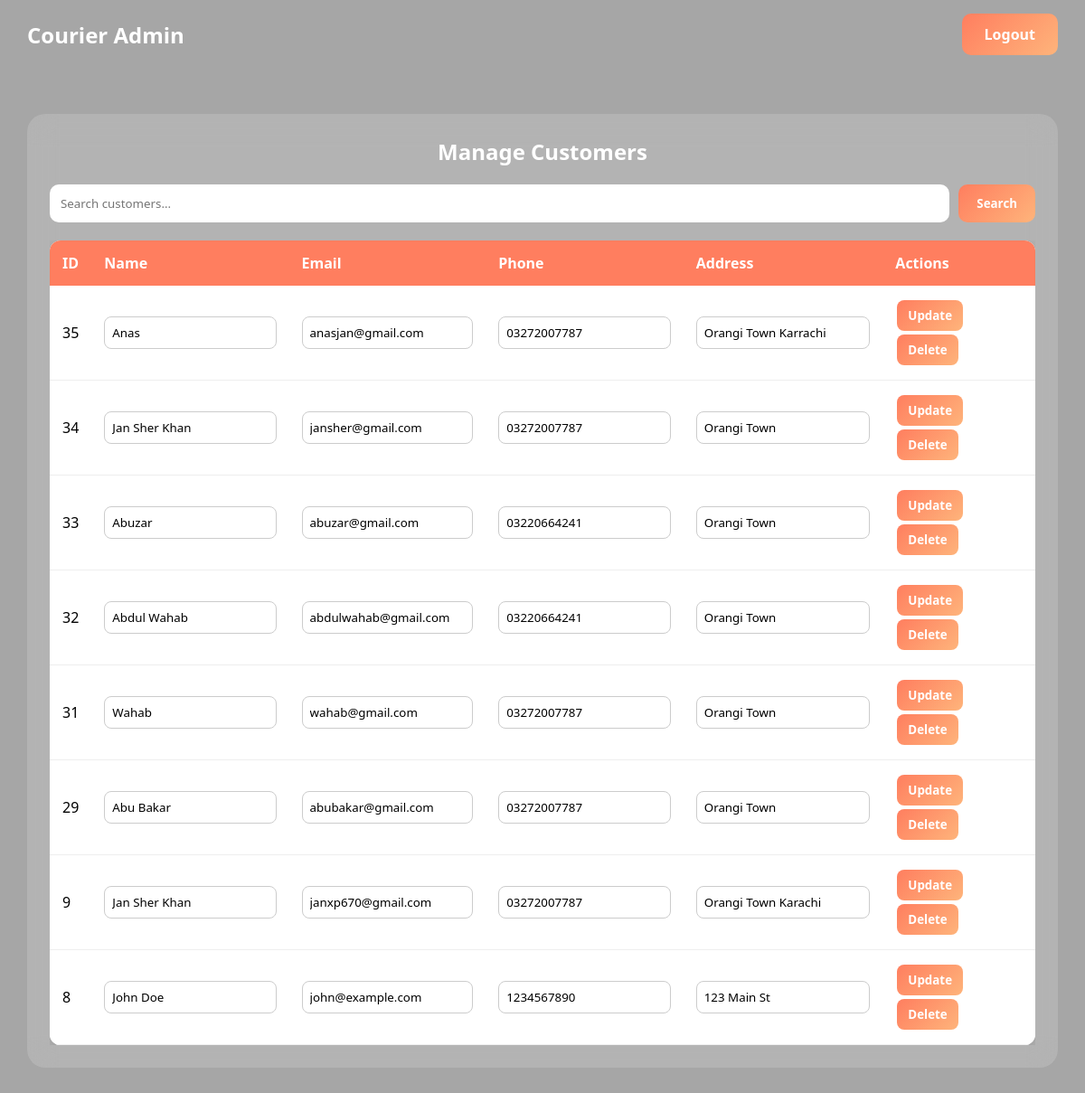
/admin/manage_customers.php (signed in), run on the app's committed database.
### tables this page shows
CREATE TABLE `customers` (
  `customer_id` int(11) NOT NULL,
  `name` varchar(100) NOT NULL,
  `email` varchar(100) DEFAULT NULL,
  `phone` varchar(20) DEFAULT NULL,
  `address` varchar(255) DEFAULT NULL,
  `created_at` timestamp NOT NULL DEFAULT current_timestamp()
);

### admin/manage_customers.php (the view, shortened to what this page needs)
<?php
include('../includes/db.php');
$search = trim($_GET['search'] ?? '');
if ($search !== '') {
    $stmt = $conn->prepare("SELECT * FROM customers WHERE name LIKE ? OR email LIKE ? OR phone LIKE ? ORDER BY customer_id DESC");
    $like = "%$search%";
    $stmt->bind_param("sss", $like, $like, $like);
    $stmt->execute();
    $result = $stmt->get_result();
} else {
    $result = $conn->query("SELECT * FROM customers ORDER BY customer_id DESC");
}
$customers=[];
if($result) while($row=$result->fetch_assoc()) $customers[]=$row;
?>
<!DOCTYPE html>
<html lang="en">
<head>
</head>
<body>
<div class="navbar">
<div class="logo">Courier Admin</div>
<a href="../logout.php" class="logout">Logout</a>
</div>
<div class="container">
<h2 style="text-align:center;margin-bottom:20px;">Manage Customers</h2>
<form method="GET" class="search-box">
<input type="text" name="search" placeholder="Search customers..." value="<?= htmlspecialchars($search) ?>">
<button type="submit">Search</button>
</form>
<div class="table-wrapper">
<table>
<thead>
<tr>
<th>ID</th>
<th>Name</th>
<th>Email</th>
<th>Phone</th>
<th>Address</th>
<th>Actions</th>
</tr>
</thead>
<tbody>
<?php if(count($customers)>0): ?>
<?php foreach($customers as $c): ?>
<tr>
<td data-label="ID"><?= $c['customer_id'] ?></td>
<td data-label="Name"><input id="name-<?= $c['customer_id'] ?>" value="<?= htmlspecialchars($c['name']) ?>"></td>
<td data-label="Email"><input id="email-<?= $c['customer_id'] ?>" value="<?= htmlspecialchars($c['email']) ?>"></td>
<td data-label="Phone"><input id="phone-<?= $c['customer_id'] ?>" value="<?= htmlspecialchars($c['phone']) ?>"></td>
<td data-label="Address"><input id="address-<?= $c['customer_id'] ?>" value="<?= htmlspecialchars($c['address']) ?>"></td>
<td data-label="Actions">
<button class="action" onclick="updateCustomer(<?= $c['customer_id'] ?>)">Update</button>
<button class="action" onclick="deleteCustomer(<?= $c['customer_id'] ?>)">Delete</button>
</td>
</tr>
<?php endforeach; ?>
<?php else: ?>
<tr><td colspan="6">No customers found.</td></tr>
<?php endif; ?>
</tbody>
</table>
</div>
</div>
</body>
</html>

### admin/manage_customers.php (style rules this page uses)
* { margin:0;padding:0;box-sizing:border-box;font-family:'Segoe UI',sans-serif; }
html { scrollbar-width:none; }
body { background:url('../assets/admin-manage-customers.jpg') center/cover no-repeat fixed; position:relative; padding-bottom:120px; }
body::after { content:''; position:fixed; top:0;left:0;width:100%;height:100%; background:rgba(0,0,0,0.35); z-index:-1; }
.navbar { display:flex; justify-content:space-between; align-items:center; padding:15px 30px; }
.logo { color:#fff;font-size:1.5rem;font-weight:bold; }
.logout { text-decoration:none; padding:12px 25px; border-radius:10px; font-weight:bold; color:white; background:linear-gradient(135deg,#ff7e5f,#feb47b); }
.container { width:95%; max-width:1200px; margin:50px auto; background:rgba(255,255,255,0.15); backdrop-filter:blur(15px); border-radius:20px; padding:25px; color:#fff; }
.search-box { display:flex; gap:10px; flex-wrap:wrap; margin-bottom:20px; }
.search-box input { flex:1; padding:12px; border-radius:10px; border:none; }
.search-box button { padding:12px 20px; border:none; border-radius:10px; cursor:pointer; background:linear-gradient(135deg,#ff7e5f,#feb47b); color:#fff; font-weight:bold; }
.table-wrapper { overflow-x:auto; }
table { width:100%; border-collapse:collapse; background:#ffffff; color:#000; border-radius:12px; overflow:hidden; box-shadow:0 5px 20px rgba(0,0,0,0.15); }
th,td { padding:14px;text-align:left; }
th { background:#ff7e5f;color:#fff; }
td { background:#ffffff; border-bottom:1px solid #eee; }
input { width:100%; padding:8px; border-radius:8px; border:1px solid #ccc; }
button.action { padding:8px 12px; border:none; border-radius:8px; cursor:pointer; margin:2px 2px; background:linear-gradient(135deg,#ff7e5f,#feb47b); color:#fff; font-weight:bold; white-space:nowrap; }

### data on the page
customers: customer_id "35", name "Anas", email "anasjan@gmail.com", phone "03272007787", address "Orangi Town Karrachi"
customers: customer_id "34", name "Jan Sher Khan", email "jansher@gmail.com", phone "03272007787", address "Orangi Town"
customers: customer_id "33", name "Abuzar", email "abuzar@gmail.com", phone "03220664241", address "Orangi Town"
customers: customer_id "32", name "Abdul Wahab", email "abdulwahab@gmail.com", phone "03220664241", address "Orangi Town"
customers: customer_id "31", name "Wahab", email "wahab@gmail.com", phone "03272007787", address "Orangi Town"
customers: customer_id "29", name "Abu Bakar", email "abubakar@gmail.com", phone "03272007787", address "Orangi Town"
customers: customer_id "9", name "Jan Sher Khan", email "janxp670@gmail.com", phone "03272007787", address "Orangi Town Karachi"
customers: customer_id "8", name "John Doe", email "john@example.com", phone "1234567890", address "123 Main St"
